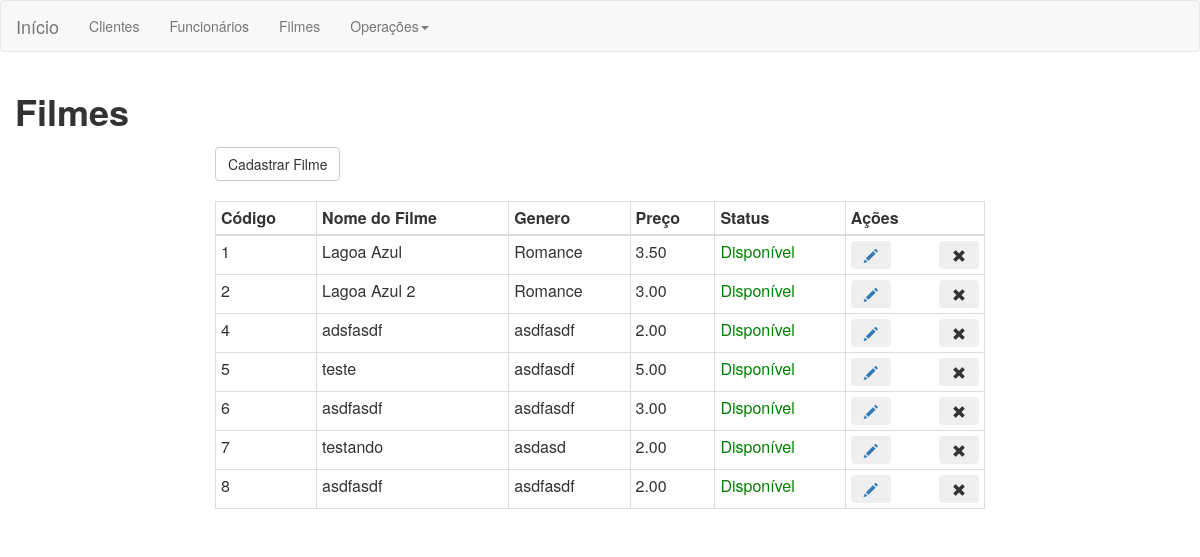
The page /views/filme.php on the database its author committed.
### tables this page shows
CREATE TABLE `filmes` (
  `cod_filme` int(11) NOT NULL,
  `nome` varchar(50) NOT NULL,
  `genero` varchar(50) NOT NULL,
  `status` int(10) NOT NULL,
  `preco` decimal(10,2) NOT NULL
);

### controllers/filme.controller.php (called while the page is built, shortened)
<?php
        $con = new ConexaoBD;
        $conexao = $con->ConnectBD();
        try {
            $res = $conexao->query("select * from filmes");
            $listaFilmes = $res->fetchAll();
        } catch (PDOException $e){
            echo "false";
        } finally{
            $conexao = null;
        }
?>

### views/filme.php (the view, shortened to what this page needs)
<?php require_once('../controllers/filme.controller.php'); ?>
<html>
    <head>
        <link rel="stylesheet" href="../resources/bootstrap/css/bootstrap.min.css" />
    </head>
    <body>
        <div>
            <?php require_once('menu.php'); ?>
        </div>
        <div class="container-fluid">
                <div class="row">
                    <div class="col-sm-4"><h1><label>Filmes</label></h1></div>
                    <div class="col-sm-4"></div>
                    <div class="col-sm-4"></div>
                </div>
                <div class="row">
                    <div class="col-sm-2"></div>
                    <div class="col-sm-8">
                    <a href="cadastro.filme.php" class="pull-left"> <button class="btn btn-default">Cadastrar Filme</button></a>
                    </div>
                    <div class="col-sm-2"></div>
                </div>
                <br>
                <div class="row">
                    <div class="col-sm-2"></div>
                    <div class="col-sm-8">
                        <table class="table table-bordered table-condensed">
                            <thead>
                                <tr>
                                    <th>Código</th>
                                    <th>Nome do Filme</th>
                                    <th>Genero</th>
                                    <th>Preço</th>
                                    <th>Status</th>
                                    <th>Ações</th>
                                </tr>
                            </thead>
                            <tbody>
                                <?php
                                    foreach ($listaFilmes as $value) {
                                        echo "<tr><td>".$value['cod_filme']."</td><td>".$value['nome']."</td><td>".$value['genero']."</td><td>".$value['preco']."</td><td>";
                                        if($value['status'] == 1){
                                                echo "<font color='green'>Disponível</font>";
                                            }else{
                                                echo "<font color='red'>Indisponível</font>";
                                            }
                                        echo
                                            "<td>
                                              <a href='edicao.filme.php?codFilme=".$value['cod_filme']."'> <button title='Editar' class='btn pull-left'onclick='editarDados'><span class='glyphicon glyphicon-pencil' aria-hidden='true'></span></button></a>
                                              <button title='Excluir' class='btn pull-right' onclick='excluirFilme(".$value['cod_filme'].")'> <span class='glyphicon glyphicon-remove' aria-hidden='true'></span></button>
                                                </td>";
                                    }
                                ?>
                            </tbody>
                        </table>
                    </div>
                  <div class="col-sm-2"></div>
                  </div>
        </div>
    </body>
</html>

### rows shown on the page
filmes: cod_filme "1", nome "Lagoa Azul", genero "Romance", preco "3.50", status "Disponível"
filmes: cod_filme "2", nome "Lagoa Azul 2", genero "Romance", preco "3.00", status "Disponível"
filmes: cod_filme "4", nome "adsfasdf", genero "asdfasdf", preco "2.00", status "Disponível"
filmes: cod_filme "5", nome "teste", genero "asdfasdf", preco "5.00", status "Disponível"
filmes: cod_filme "6", nome "asdfasdf", genero "asdfasdf", preco "3.00", status "Disponível"
filmes: cod_filme "7", nome "testando", genero "asdasd", preco "2.00", status "Disponível"
filmes: cod_filme "8", nome "asdfasdf", genero "asdfasdf", preco "2.00", status "Disponível"
